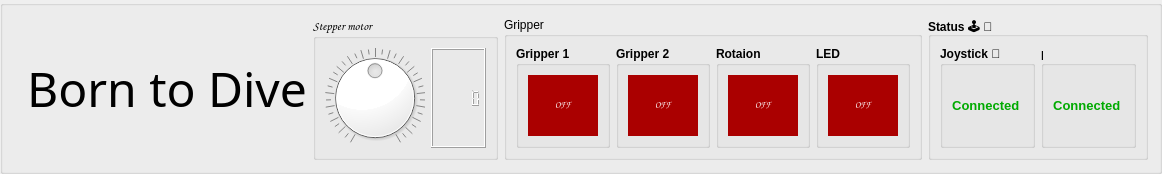
     <widget class="QGroupBox" name="groupBox_15">
      <property name="minimumSize">
       <size>
        <width>100</width>
        <height>145</height>
       </size>
      </property>
      <property name="title">
       <string/>
      </property>
      <layout class="QHBoxLayout" name="horizontalLayout_3" stretch="0,0,2,0,2">
       <item>
        <widget class="QLabel" name="logo">
         <property name="sizePolicy">
          <sizepolicy hsizetype="Preferred" vsizetype="Preferred">
           <horstretch>0</horstretch>
           <verstretch>0</verstretch>
          </sizepolicy>
         </property>
         <property name="text">
          <string/>
         </property>
         <property name="pixmap">
          <pixmap>logo finalll.png</pixmap>
         </property>
         <property name="scaledContents">
          <bool>false</bool>
         </property>
         <property name="alignment">
          <set>Qt::AlignCenter</set>
         </property>
        </widget>
       </item>
       <item>
        <widget class="QLabel" name="moto">
         <property name="font">
          <font>
           <family>Vladimir Script</family>
           <pointsize>36</pointsize>
          </font>
         </property>
         <property name="text">
          <string>Born to Dive</string>
         </property>
         <property name="alignment">
          <set>Qt::AlignCenter</set>
         </property>
        </widget>
       </item>
       <item>
        <widget class="QGroupBox" name="stepper_groupBox">
         <property name="font">
          <font>
           <family>Comic Sans MS</family>
           <pointsize>9</pointsize>
           <weight>75</weight>
           <bold>true</bold>
          </font>
         </property>
         <property name="title">
          <string>Stepper motor</string>
         </property>
         <layout class="QGridLayout" name="gridLayout_5">
          <item row="0" column="1">
           <widget class="QLCDNumber" name="stepper_lcd">
            <property name="minimumSize">
             <size>
              <width>50</width>
              <height>50</height>
             </size>
            </property>
            <property name="smallDecimalPoint">
             <bool>true</bool>
            </property>
            <property name="digitCount">
             <number>5</number>
            </property>
            <property name="intValue" stdset="0">
             <number>0</number>
            </property>
           </widget>
          </item>
          <item row="0" column="0">
           <widget class="QDial" name="stepper_dial">
            <property name="sizePolicy">
             <sizepolicy hsizetype="Preferred" vsizetype="Preferred">
              <horstretch>0</horstretch>
              <verstretch>0</verstretch>
             </sizepolicy>
            </property>
            <property name="autoFillBackground">
             <bool>false</bool>
            </property>
            <property name="styleSheet">
             <string notr="true">background-color: rgb(255, 255, 255);</string>
            </property>
            <property name="minimum">
             <number>-90</number>
            </property>
            <property name="maximum">
             <number>90</number>
            </property>
            <property name="notchTarget">
             <double>5.000000000000000</double>
            </property>
            <property name="notchesVisible">
             <bool>true</bool>
            </property>
           </widget>
          </item>
         </layout>
        </widget>
       </item>
       <item>
        <widget class="QGroupBox" name="groupBox_23">
         <property name="minimumSize">
          <size>
           <width>0</width>
           <height>10</height>
          </size>
         </property>
         <property name="title">
          <string>Gripper</string>
         </property>
         <layout class="QHBoxLayout" name="horizontalLayout_10">
          <item>
           <widget class="QGroupBox" name="groupBox_6">
            <property name="sizePolicy">
             <sizepolicy hsizetype="Minimum" vsizetype="Minimum">
              <horstretch>0</horstretch>
              <verstretch>0</verstretch>
             </sizepolicy>
            </property>
            <property name="minimumSize">
             <size>
              <width>0</width>
              <height>0</height>
             </size>
            </property>
            <property name="font">
             <font>
              <weight>75</weight>
              <bold>true</bold>
             </font>
            </property>
            <property name="title">
             <string>Gripper 1</string>
            </property>
            <layout class="QVBoxLayout" name="verticalLayout_10">
             <item>
              <widget class="QLabel" name="PrimGripper">
               <property name="sizePolicy">
                <sizepolicy hsizetype="Minimum" vsizetype="Minimum">
                 <horstretch>0</horstretch>
                 <verstretch>0</verstretch>
                </sizepolicy>
               </property>
               <property name="minimumSize">
                <size>
                 <width>70</width>
                 <height>0</height>
                </size>
               </property>
               <property name="font">
                <font>
                 <family>Comic Sans MS</family>
                 <pointsize>7</pointsize>
                 <weight>9</weight>
                 <italic>false</italic>
                 <bold>false</bold>
                </font>
               </property>
               <property name="styleSheet">
                <string notr="true">background-color: rgb(170, 0, 0);
font: 75 7pt &quot;Comic Sans MS&quot;;</string>
               </property>
               <property name="text">
                <string>&lt;html&gt;&lt;head/&gt;&lt;body&gt;&lt;p align=&quot;center&quot;&gt;&lt;span style=&quot; color:#ffffff;&quot;&gt;OFF&lt;/span&gt;&lt;/p&gt;&lt;/body&gt;&lt;/html&gt;</string>
               </property>
              </widget>
             </item>
            </layout>
           </widget>
          </item>
          <item>
           <widget class="QGroupBox" name="groupBox_7">
            <property name="sizePolicy">
             <sizepolicy hsizetype="Minimum" vsizetype="Minimum">
              <horstretch>0</horstretch>
              <verstretch>0</verstretch>
             </sizepolicy>
            </property>
            <property name="minimumSize">
             <size>
              <width>0</width>
              <height>0</height>
             </size>
            </property>
            <property name="font">
             <font>
              <weight>75</weight>
              <bold>true</bold>
             </font>
            </property>
            <property name="title">
             <string>Gripper 2</string>
            </property>
            <layout class="QVBoxLayout" name="verticalLayout_11">
             <item>
              <widget class="QLabel" name="SecondaryGripper">
               <property name="sizePolicy">
                <sizepolicy hsizetype="Minimum" vsizetype="Minimum">
                 <horstretch>0</horstretch>
                 <verstretch>0</verstretch>
                </sizepolicy>
               </property>
               <property name="minimumSize">
                <size>
                 <width>70</width>
                 <height>0</height>
                </size>
               </property>
               <property name="font">
                <font>
                 <family>Comic Sans MS</family>
                 <pointsize>7</pointsize>
                 <weight>9</weight>
                 <italic>false</italic>
                 <bold>false</bold>
                </font>
               </property>
               <property name="styleSheet">
                <string notr="true">background-color: rgb(170, 0, 0);
font: 75 7pt &quot;Comic Sans MS&quot;;</string>
               </property>
               <property name="text">
                <string>&lt;html&gt;&lt;head/&gt;&lt;body&gt;&lt;p align=&quot;center&quot;&gt;&lt;span style=&quot; color:#ffffff;&quot;&gt;OFF&lt;/span&gt;&lt;/p&gt;&lt;/body&gt;&lt;/html&gt;</string>
               </property>
              </widget>
             </item>
            </layout>
           </widget>
          </item>
          <item>
           <widget class="QGroupBox" name="groupBox_8">
            <property name="sizePolicy">
             <sizepolicy hsizetype="Minimum" vsizetype="Minimum">
              <horstretch>0</horstretch>
              <verstretch>0</verstretch>
             </sizepolicy>
            </property>
            <property name="minimumSize">
             <size>
              <width>0</width>
              <height>0</height>
             </size>
            </property>
            <property name="font">
             <font>
              <weight>75</weight>
              <bold>true</bold>
             </font>
            </property>
            <property name="title">
             <string>Rotaion</string>
            </property>
            <layout class="QVBoxLayout" name="verticalLayout_12">
             <item>
              <widget class="QLabel" name="GripperRotaion">
               <property name="sizePolicy">
                <sizepolicy hsizetype="Minimum" vsizetype="Minimum">
                 <horstretch>0</horstretch>
                 <verstretch>0</verstretch>
                </sizepolicy>
               </property>
               <property name="minimumSize">
                <size>
                 <width>70</width>
                 <height>0</height>
                </size>
               </property>
               <property name="font">
                <font>
                 <family>Comic Sans MS</family>
                 <pointsize>7</pointsize>
                 <weight>9</weight>
                 <italic>false</italic>
                 <bold>false</bold>
                </font>
               </property>
               <property name="styleSheet">
                <string notr="true">background-color: rgb(170, 0, 0);
font: 75 7pt &quot;Comic Sans MS&quot;;</string>
               </property>
               <property name="text">
                <string>&lt;html&gt;&lt;head/&gt;&lt;body&gt;&lt;p align=&quot;center&quot;&gt;&lt;span style=&quot; color:#ffffff;&quot;&gt;OFF&lt;/span&gt;&lt;/p&gt;&lt;/body&gt;&lt;/html&gt;</string>
               </property>
              </widget>
             </item>
            </layout>
           </widget>
          </item>
          <item>
           <widget class="QGroupBox" name="groupBox_12">
            <property name="sizePolicy">
             <sizepolicy hsizetype="Minimum" vsizetype="Minimum">
              <horstretch>0</horstretch>
              <verstretch>0</verstretch>
             </sizepolicy>
            </property>
            <property name="minimumSize">
             <size>
              <width>0</width>
              <height>0</height>
             </size>
            </property>
            <property name="font">
             <font>
              <weight>75</weight>
              <bold>true</bold>
             </font>
            </property>
            <property name="title">
             <string>LED</string>
            </property>
            <layout class="QVBoxLayout" name="verticalLayout_16">
             <item>
              <widget class="QLabel" name="LED">
               <property name="sizePolicy">
                <sizepolicy hsizetype="Minimum" vsizetype="Minimum">
                 <horstretch>0</horstretch>
                 <verstretch>0</verstretch>
                </sizepolicy>
               </property>
               <property name="minimumSize">
                <size>
                 <width>70</width>
                 <height>0</height>
                </size>
               </property>
               <property name="font">
                <font>
                 <family>Comic Sans MS</family>
                 <pointsize>7</pointsize>
                 <weight>9</weight>
                 <italic>false</italic>
                 <bold>false</bold>
                </font>
               </property>
               <property name="styleSheet">
                <string notr="true">background-color: rgb(170, 0, 0);
font: 75 7pt &quot;Comic Sans MS&quot;;</string>
               </property>
               <property name="text">
                <string>&lt;html&gt;&lt;head/&gt;&lt;body&gt;&lt;p align=&quot;center&quot;&gt;&lt;span style=&quot; color:#ffffff;&quot;&gt;OFF&lt;/span&gt;&lt;/p&gt;&lt;/body&gt;&lt;/html&gt;</string>
               </property>
              </widget>
             </item>
            </layout>
           </widget>
          </item>
         </layout>
        </widget>
       </item>
       <item>
        <widget class="QGroupBox" name="groupBox_17">
         <property name="sizePolicy">
          <sizepolicy hsizetype="Minimum" vsizetype="Minimum">
           <horstretch>0</horstretch>
           <verstretch>0</verstretch>
          </sizepolicy>
         </property>
         <property name="font">
          <font>
           <weight>75</weight>
           <bold>true</bold>
          </font>
         </property>
         <property name="title">
          <string>Status 🕹️ 🌐</string>
         </property>
         <layout class="QHBoxLayout" name="horizontalLayout_2">
          <item>
           <widget class="QGroupBox" name="groupBox_19">
            <property name="sizePolicy">
             <sizepolicy hsizetype="Minimum" vsizetype="Minimum">
              <horstretch>0</horstretch>
              <verstretch>0</verstretch>
             </sizepolicy>
            </property>
            <property name="font">
             <font>
              <weight>75</weight>
              <bold>true</bold>
             </font>
            </property>
            <property name="title">
             <string>Joystick 🌐</string>
            </property>
            <layout class="QVBoxLayout" name="verticalLayout_18">
             <item>
              <widget class="QLabel" name="Joystick">
               <property name="sizePolicy">
                <sizepolicy hsizetype="Minimum" vsizetype="Minimum">
                 <horstretch>0</horstretch>
                 <verstretch>0</verstretch>
                </sizepolicy>
               </property>
               <property name="minimumSize">
                <size>
                 <width>0</width>
                 <height>0</height>
                </size>
               </property>
               <property name="font">
                <font>
                 <pointsize>10</pointsize>
                </font>
               </property>
               <property name="text">
                <string>&lt;html&gt;&lt;head/&gt;&lt;body&gt;&lt;p align=&quot;center&quot;&gt;&lt;span style=&quot; color:#00aa00;&quot;&gt;Connected &lt;/span&gt;&lt;/p&gt;&lt;/body&gt;&lt;/html&gt;</string>
               </property>
              </widget>
             </item>
            </layout>
           </widget>
          </item>
          <item>
           <widget class="QGroupBox" name="groupBox_18">
            <property name="sizePolicy">
             <sizepolicy hsizetype="Minimum" vsizetype="Minimum">
              <horstretch>0</horstretch>
              <verstretch>0</verstretch>
             </sizepolicy>
            </property>
            <property name="font">
             <font>
              <weight>75</weight>
              <bold>true</bold>
             </font>
            </property>
            <property name="title">
             <string>ROV 🕹️</string>
            </property>
            <layout class="QVBoxLayout" name="verticalLayout_17">
             <item>
              <widget class="QLabel" name="ROV">
               <property name="sizePolicy">
                <sizepolicy hsizetype="Minimum" vsizetype="Minimum">
                 <horstretch>0</horstretch>
                 <verstretch>0</verstretch>
                </sizepolicy>
               </property>
               <property name="minimumSize">
                <size>
                 <width>0</width>
                 <height>0</height>
                </size>
               </property>
               <property name="font">
                <font>
                 <pointsize>10</pointsize>
                </font>
               </property>
               <property name="text">
                <string>&lt;html&gt;&lt;head/&gt;&lt;body&gt;&lt;p align=&quot;center&quot;&gt;&lt;span style=&quot; color:#00aa00;&quot;&gt;Connected &lt;/span&gt;&lt;/p&gt;&lt;/body&gt;&lt;/html&gt;</string>
               </property>
              </widget>
             </item>
            </layout>
           </widget>
          </item>
         </layout>
        </widget>
       </item>
      </layout>
     </widget>
